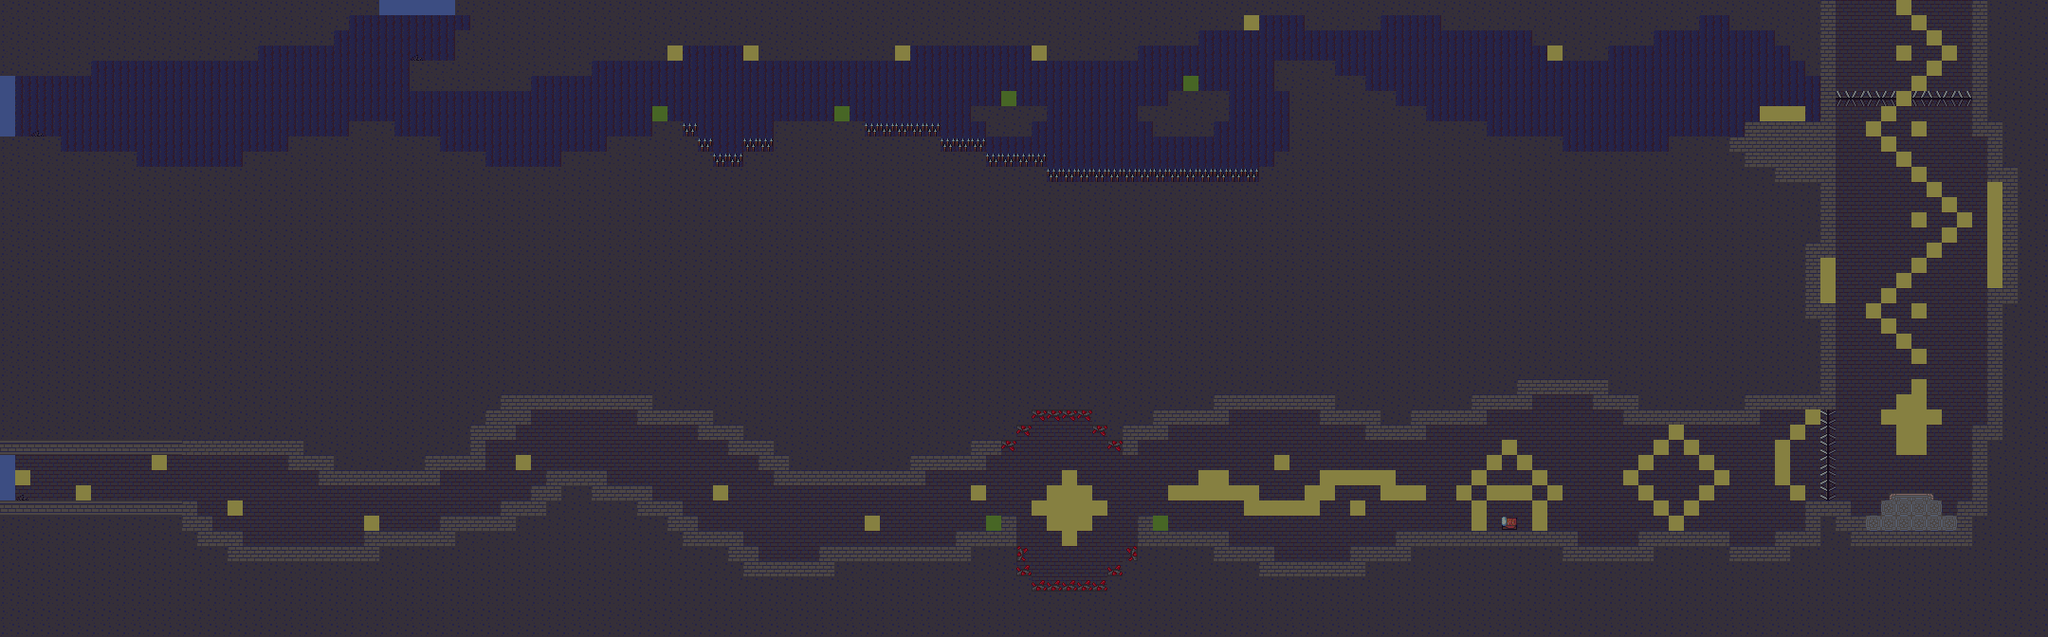

This is a level from a 2D game, rendered from its Tiled map with the project's own tilesets. A one-line summary and the map file follow, with tile-layer data summarised:
An orthogonal 135x42 tile map with 16x16 px tiles, 16 tile layers (Background, Decor_back_b, Walls, Barrier_keys, ...), 5 tilesets.

<map version="1.10" tiledversion="1.11.2" orientation="orthogonal" renderorder="right-down" width="135" height="42" tilewidth="16" tileheight="16" infinite="0" nextlayerid="18" nextobjectid="1">
 <tileset firstgid="1" source="DawnLike/Tsx_files/vbcnncbv.tsx" />
 <tileset firstgid="129" source="DawnLike/Tsx_files/Ground0.tsx" />
 <tileset firstgid="185" source="DawnLike/Tsx_files/Floor.tsx" />
 <tileset firstgid="1004" source="DawnLike/Tsx_files/Decor0.tsx" />
 <tileset firstgid="1180" source="DawnLike/Tsx_files/Trap0.tsx" />
 <layer id="2" name="Background" width="135" height="42">
  <data>[5670 cells, 5670 non-empty, 1 distinct tile ids]</data>
 </layer>
 <layer id="3" name="Decor_back_b" width="135" height="42">
  <data>[5670 cells, 1066 non-empty, 1 distinct tile ids]</data>
 </layer>
 <layer id="4" name="Walls" width="135" height="42">
  <data>[5670 cells, 3886 non-empty, 7 distinct tile ids]</data>
 </layer>
 <layer id="5" name="Barrier_keys" width="135" height="42">
  <data>[5670 cells, 15 non-empty, 1 distinct tile ids]</data>
 </layer>
 <layer id="6" name="Keys_place" width="135" height="42">
  <data>[5670 cells, 3 non-empty, 1 distinct tile ids]</data>
 </layer>
 <layer id="7" name="Decor_back_b_f" width="135" height="42">
  <data>[5670 cells, 128 non-empty, 1 distinct tile ids]</data>
 </layer>
 <layer id="8" name="Decor_back" width="135" height="42">
  <data>[5670 cells, 6 non-empty, 1 distinct tile ids]</data>
 </layer>
 <layer id="9" name="Reborn_bed" width="135" height="42">
  <data>[5670 cells, 1 non-empty, 1 distinct tile ids]</data>
 </layer>
 <layer id="17" name="Reborn_point" width="135" height="42">
  <data>[5670 cells, 3 non-empty, 1 distinct tile ids]</data>
 </layer>
 <layer id="10" name="Enter_1" width="135" height="42">
  <data>[5670 cells, 5 non-empty, 1 distinct tile ids]</data>
 </layer>
 <layer id="11" name="Enter_2" width="135" height="42">
  <data>[5670 cells, 4 non-empty, 1 distinct tile ids]</data>
 </layer>
 <layer id="12" name="Enter_3" width="135" height="42">
  <data>[5670 cells, 3 non-empty, 1 distinct tile ids]</data>
 </layer>
 <layer id="13" name="Safe_point" width="135" height="42">
  <data>[5670 cells, 6 non-empty, 1 distinct tile ids]</data>
 </layer>
 <layer id="14" name="Thorns" width="135" height="42">
  <data>[5670 cells, 49 non-empty, 2 distinct tile ids]</data>
 </layer>
 <layer id="15" name="Light" width="135" height="42">
  <data>[5670 cells, 137 non-empty, 1 distinct tile ids]</data>
 </layer>
 <layer id="16" name="Darkness" width="135" height="42" opacity="0.43">
  <data>[5670 cells, 5670 non-empty, 1 distinct tile ids]</data>
 </layer>
</map>
